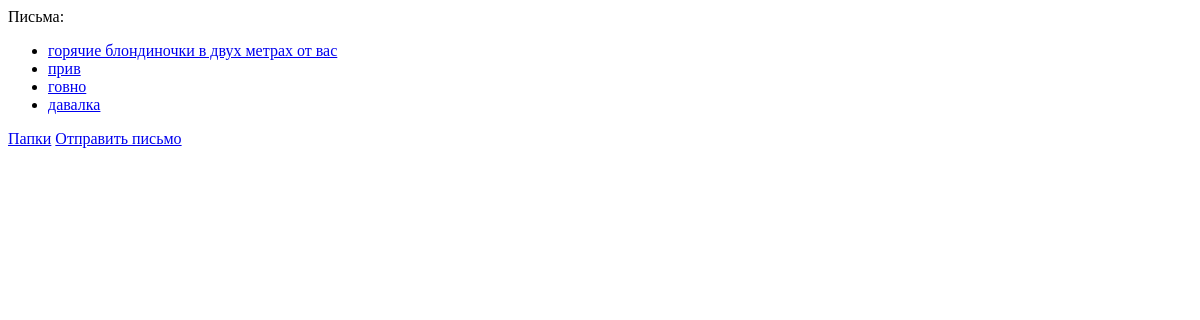
Before: / with the older database file.
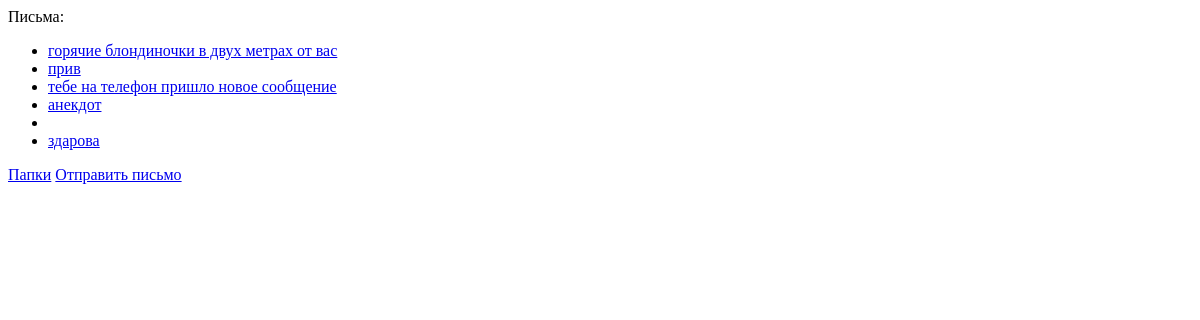
After: the same page with the newer database file.
### pages/models.py (models this page shows, shortened)
class Email(models.Model):
    subject = models.CharField(
        max_length=100,
        verbose_name="Тема"
    )
    content = models.TextField(
        verbose_name="Содержимое"
    )
    sender = models.TextField(
        verbose_name="Отправитель"
    )
    recipient = models.TextField(
        verbose_name="Получатель"
    )
    is_read = models.BooleanField(
        default=False,
        verbose_name="Прочитано"
    )
    folders = models.ManyToManyField(
        Folder,
        related_name="emails",
        blank=True,
        verbose_name="Папки"
    )

### pages/views.py (the view)
# urls.py: path("", views.index, name="index")
def index(request):
    inbox_emails = Email.objects.all()
    context = {
        "inbox_emails": inbox_emails
    }
    return render(request, "pages/index.html", context)

### templates/pages/index.html (shortened to what this page needs)
{% extends "base.html" %}
{% block header %} Письма: {% endblock %}
{% block content %}
    <ul>
    {% for email in inbox_emails %}
        {% if not email.sent_by_you and not email.trashed and not email.archived %}
            <li><a href="{% url 'email_detail' email.id %}">{{ email.subject }}</a></li>
        {% endif %}
    {% endfor %}
    </ul>
{% endblock %}
{% block footer %}
    <a href="{% url 'list_folders' %}">Папки</a>
    <a href="{% url 'send' %}">Отправить письмо</a>
{% endblock %}

### templates/base.html (shortened to what this page needs)
<!DOCTYPE html>
<html>
    <head>
    </head>
    <body>
        <header>
            {% block header %}{% endblock %}
        </header>
        <main>
            {% block content %}{% endblock %}
        </main>
        <footer>
            {% block footer %}{% endblock %}
        </footer>
    </body>
</html>

Changed rows visible on the page:
removed Email: subject "говно"
added Email: subject "тебе на телефон пришло новое сообщение"
changed Email: subject "давалка" → "анекдот"
added Email: subject "здарова"
